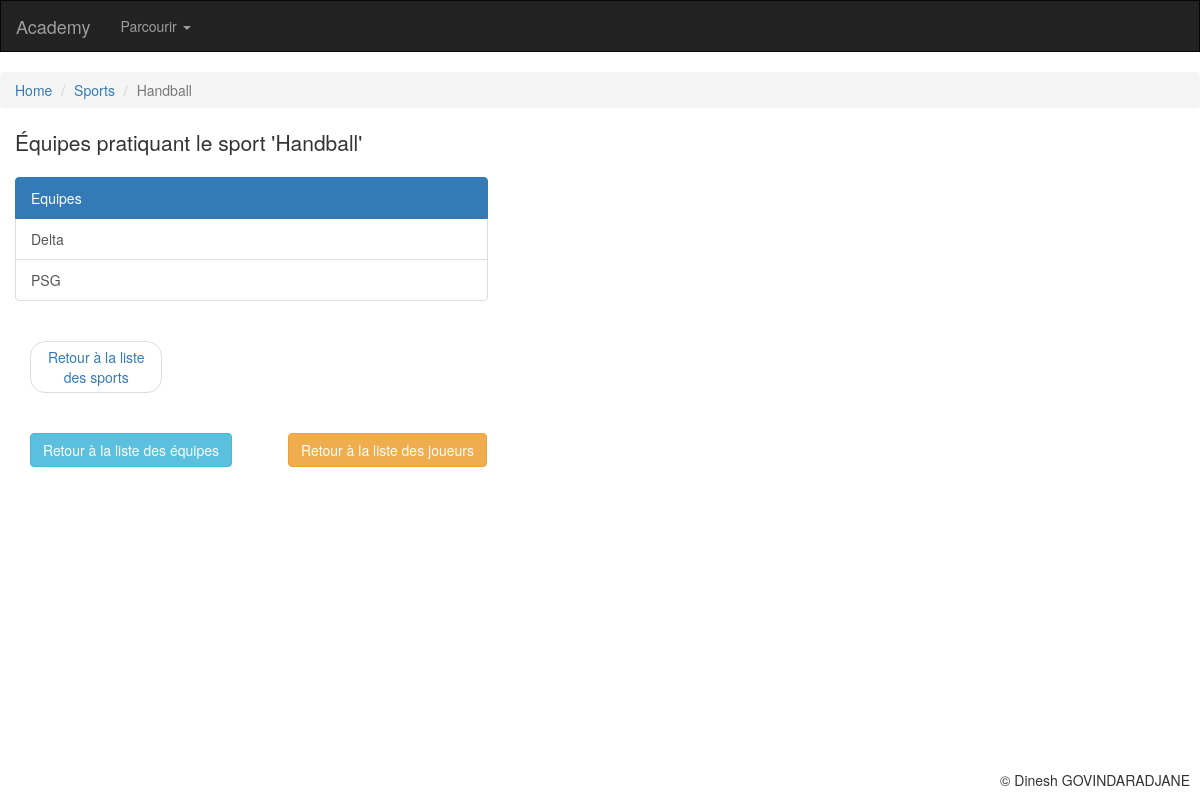
The page /academy/read/sport/23/ on the database its author committed.
### academy/models.py (models this page shows, shortened)
class Sport(models.Model):
    nomSport = models.CharField(
        max_length = 100,
        unique = True,
        error_messages = {'unique':"Un sport du même nom existe déjà!"}
        )
    """Unique ne gère pas la casse. Une erreur est ajoutée manuellement forms.py"""
    class Meta:
        verbose_name = "sport"

class Equipe(models.Model):
    nomEquipe = models.CharField(
        max_length = 100,
        unique = True,
        )
    sport = models.ForeignKey(
        'Sport',
        on_delete = models.SET_NULL,
        blank = True,
        null = True,
        )
    joueurs = models.ManyToManyField(
        'Joueur',
        blank=True,
        )
    class Meta:
        verbose_name = "equipe"

### academy/views.py (the view)
# urls.py: path('read/sport/<int:id_sport>/', views.read_sport, name='read_sport'),
def read_sport(request, id_sport):
    sport = get_object_or_404(Sport, id=id_sport)
    equipes = Equipe.objects.filter(sport = Sport.objects.get(id=id_sport))
    return render(request, 'academy/readSport.html', locals())

### academy/templates/academy/readSport.html (shortened to what this page needs)
{% extends "base.html" %}
{% block page_header %}Équipes pratiquant le sport '{{ sport.nomSport }}' {% endblock %}
{% block position %}
<ul class="breadcrumb">
  <li><a href="{% url 'accueil' %}">Home</a></li>
  <li><a href="{% url 'sports' %}">Sports</a></li>
  <li class="active">{{ sport.nomSport }}</li>
</ul>
{% endblock %}
{% block content %}
<div class="list-group col-lg-5 col-md-5 col-sm-5">
  <div class="list-group">
    <p class="list-group-item active">
      Equipes
    </p>
    {% for equipe in equipes %}
        <a href="{% url 'read_equipe' id_equipe=equipe.id %}" class="list-group-item">{{ equipe.nomEquipe }}
        </a>
    {% empty %}
        <p class="list-group-item">Aucune équipe ne pratique ce sport
        </p>
    {% endfor %}
  </div>
  <div class="col-lg-12 col-md-12 col-sm-12">
    <div class="list-group col-lg-4 col-md-4 col-sm-4">
      <ul class="pager">
        <li><a href="{% url 'sports' %}">Retour à la liste des sports</a></li>
      </ul>
    </div>
  </div>
  <div class="col-lg-12 col-md-12 col-sm-12">
    <div class="list-group col-lg-4 col-md-4 col-sm-4">
      <a href="{% url 'equipes' %}" class="btn btn-info" role="button">Retour à la liste des équipes</a>
    </div>
    <div class="list-group col-lg-offset-3 col-lg-4 col-md-offset-3 col-md-4 col-sm-offset-3 col-sm-4">
      <a href="{% url 'joueurs' %}" class="btn btn-warning" role="button">Retour à la liste des joueurs</a>
    </div>
  </div>
</div>
{% endblock %}

### rows shown on the page
Sport: nomSport "Handball"
Equipe: nomEquipe "Delta"
Equipe: nomEquipe "PSG"
